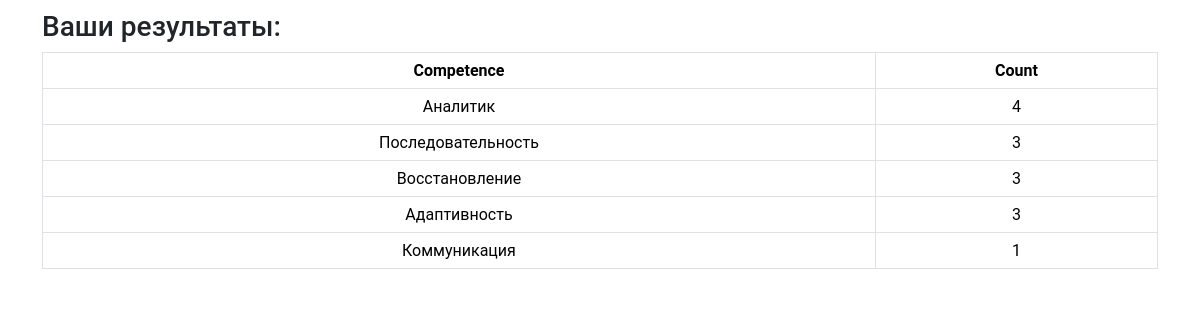
The app's page /results/114/ with its own data.
### questionnaire/models.py (models this page shows)
class UserResult(models.Model):
    user = models.ForeignKey(User, on_delete=models.CASCADE)
    competence_name = models.CharField(max_length=100)
    competence_count = models.IntegerField()

### questionnaire/views.py (the view)
# urls.py: path('results/<int:user_id>/', views.results, name='results'),
def results(request, user_id):
    user = User.objects.get(id=user_id)
    user_answers = UserAnswer.objects.get(user=user)
    group_count = user.chosen_group.num_competences_displayed
    user_results = UserResult.objects.filter(user=user).order_by('-competence_count')[:group_count]
    return render(request, 'results.html', {
        'answers': user_answers,
        'user_results': user_results
    })

### templates/results.html (shortened to what this page needs)
{% load static %}
<html>
<head>
    <link rel="stylesheet" type="text/css" href="{% static 'css/bootstrap.min.css' %}">
    <link href="https://cdn.jsdelivr.net/npm/bootstrap@5.3.2/dist/css/bootstrap.min.css" rel="stylesheet">
    <link rel="stylesheet" type="text/css" href="{% static 'css/styles.css' %}">
</head>
<body>
<div class="container">
    <h3> Ваши результаты:</h3>
    {% if answers.group.show_results == True %}
        <table class="table">
            <thead>
                <tr>
                  <th>Competence</th>
                  <th>Count</th>
                </tr>
            </thead>
            <tbody>
            {% for user_result in user_results %}
                  <tr>
                      <td>{{ user_result.competence_name }}</td>
                      <td>{{ user_result.competence_count }}</td>
                  </tr>
            {% endfor %}
            </tbody>
        </table>
    {% else %}
        <h3>Спасибо за пройденный опрос. Результаты вы получите позже.</h3>
    {% endif %}
</div>
</body>
</html>

### static/css/styles.css (style rules this page uses)
body { font-family: 'Roboto', sans-serif; padding: 10px; }
th { background-color: #f8f9fa; border: 1px solid #dee2e6; text-align: center; }
td { border: 1px solid #dee2e6; text-align: center; padding: 8px; }

### records on screen
UserResult: competence_name "Аналитик", competence_count "4"
UserResult: competence_name "Последовательность", competence_count "3"
UserResult: competence_name "Восстановление", competence_count "3"
UserResult: competence_name "Адаптивность", competence_count "3"
UserResult: competence_name "Коммуникация", competence_count "1"
